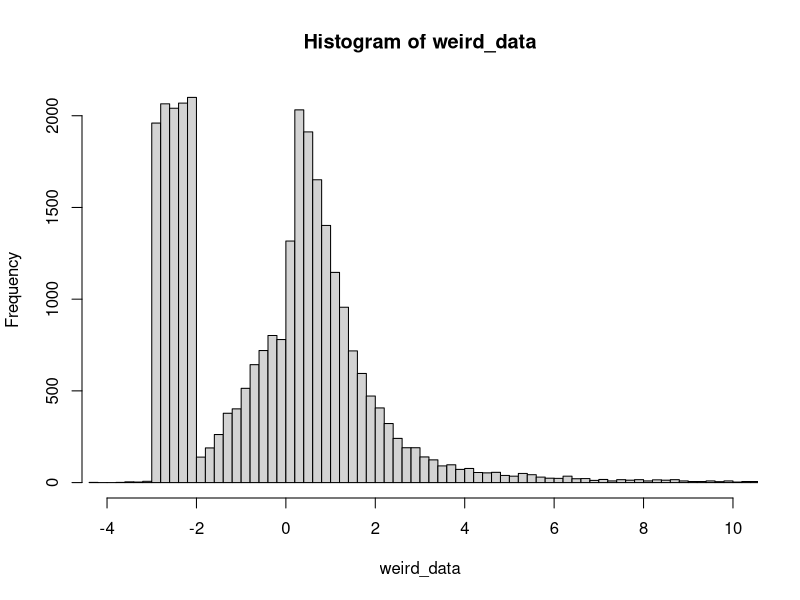
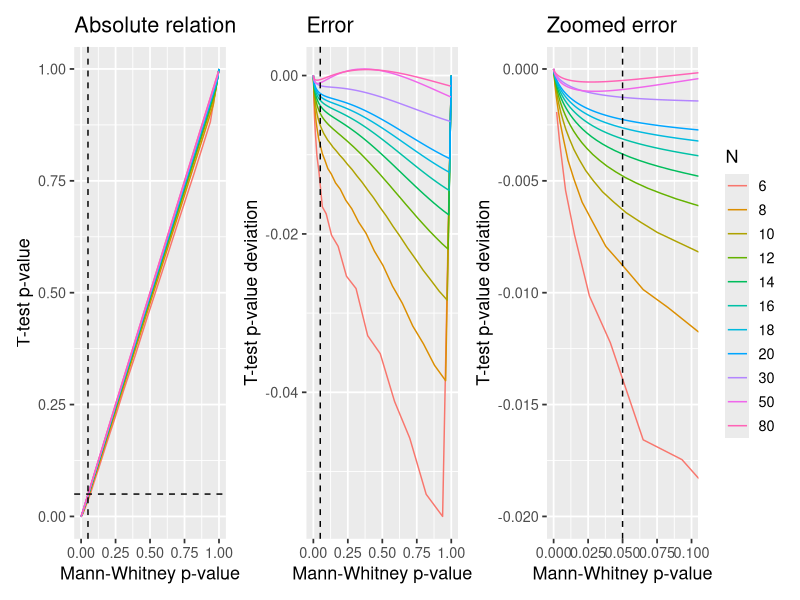

Write the R code that produced these figures, in order.
## ---- chunk 1
weird_data = c(rnorm(10000), exp(rnorm(10000)), runif(10000, min=-3, max=-2))
hist(weird_data, breaks=200, xlim=c(-4, 10))
## ---- chunk 2
# Test differences between these two datasets
x = sample(weird_data, 50)
y = rnorm(50)

# Wilcoxon / Mann-Whitney U
wilcox = wilcox.test(x, y)

# Parametric on ranks
ranks = rank(c(x, y))  # Look up for data
ranked_x = ranks[1:length(x)]  # Select one
ranked_y = ranks[-(1:length(x))]  # Select the other
ttest = t.test(ranked_x, ranked_y)  # Comparable to Wilcoxon?

# You can also do it as a linear model
summary(lm(ranks ~ I(rep(c('x', 'y'), each=50))))

# Compare p-values
rbind(wilcoxon = wilcox$p.value, 
      ttest = ttest$p.value)
## ---- chunk 3
library(tidyverse)

# Parameters
Ns = c(seq(from=6, to=20, by=2), 30, 50, 80)
mus = c(0, 0.5, 1)  # Means
PERMUTATIONS = 1:200

# Run it
D = expand.grid(set=PERMUTATIONS, mu=mus, N=Ns) %>%
  mutate(
    # Generate data. One normal and one weird
    data = map2(N, mu, ~cbind(sample(weird_data, .x), .y + rnorm(.x))),
    
    # Built-in
    mann_raw = map(data, ~ wilcox.test(.x[,1], .x[,2])),
    
    # Ttest
    ranked_value = map(data, ~ rank(c(.x))),  # As 1D ranked vector for t.test
    ttest_raw = map2(ranked_value, N, ~t.test(.x[1:.y], .x[-(1:.y)], var.equal=TRUE)),
    
    # Tidy it up
    mann = map(mann_raw, broom::tidy),
    ttest = map(ttest_raw, broom::tidy)
  ) %>%
  
  # Get as columns instead of lists; then remove "old" columns
  unnest(mann, ttest, .sep='_') %>%
  select(-data, -mann_raw, -ranked_value, -ttest_raw)

head(D)
## ---- chunk 4
D$N = factor(D$N)  # Make N a factor for prettier plotting

library(ggplot2)
library(patchwork)

# A straight-up comparison of the p-values
p_relative = ggplot(D, aes(x=mann_p.value, y=ttest_p.value, color=N)) + 
  geom_line() + 
  geom_vline(xintercept=0.05, lty=2) +
  geom_hline(yintercept=0.05, lty=2) +
  
  labs(title='Absolute relation', x = 'Mann-Whitney p-value', y = 'T-test p-value') + 
  #coord_cartesian(xlim=c(0, 0.10), ylim=c(0, 0.11)) + 
  theme_gray(13) + 
  guides(color=FALSE)

# Looking at the difference (error) between p-values
p_error_all = ggplot(D, aes(x=mann_p.value, y=ttest_p.value-mann_p.value, color=N)) + 
  geom_line() + 
  geom_vline(xintercept=0.05, lty=2) +
  
  labs(title='Error', x = 'Mann-Whitney p-value', y = 'T-test p-value deviation') + 
  theme_gray(13) + 
  guides(color=FALSE)

# Same, but zoomed in around p=0.05
p_error_zoom = ggplot(D, aes(x=mann_p.value, y=ttest_p.value-mann_p.value, color=N)) + 
  geom_line() + 
  geom_vline(xintercept=0.05, lty=2) +
  
  labs(title='Zoomed error', x = 'Mann-Whitney p-value', y = 'T-test p-value deviation') + 
  coord_cartesian(xlim=c(0, 0.10), ylim=c(-0.020, 0.000)) + 
  theme_gray(13)

# Show it. Patchwork is your friend!
p_relative + p_error_all + p_error_zoom
